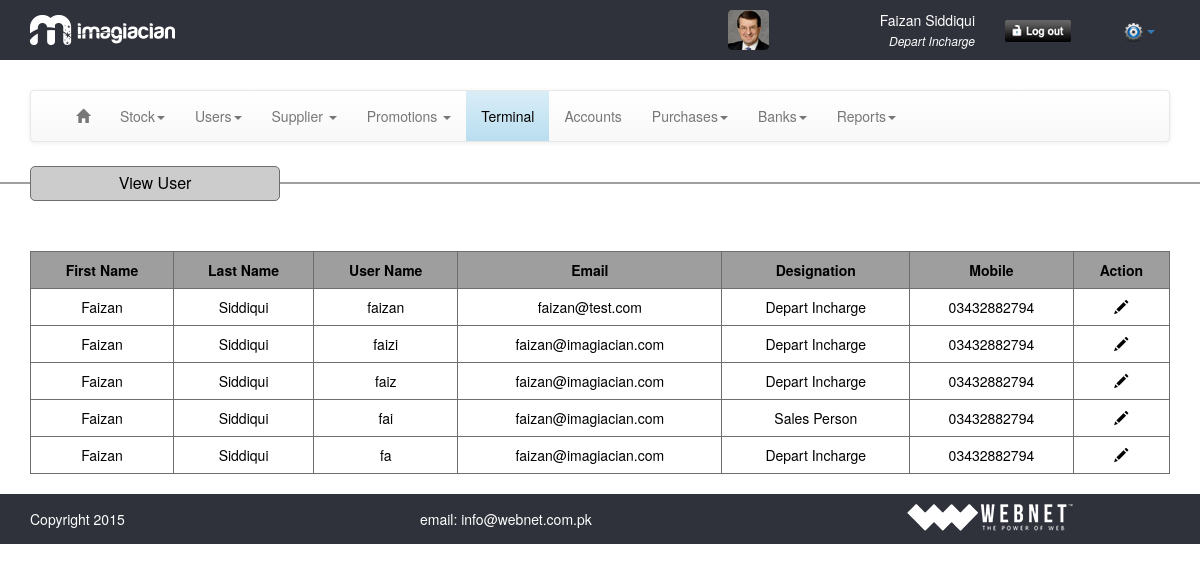
The app's page /view_user.php (signed in), older data.
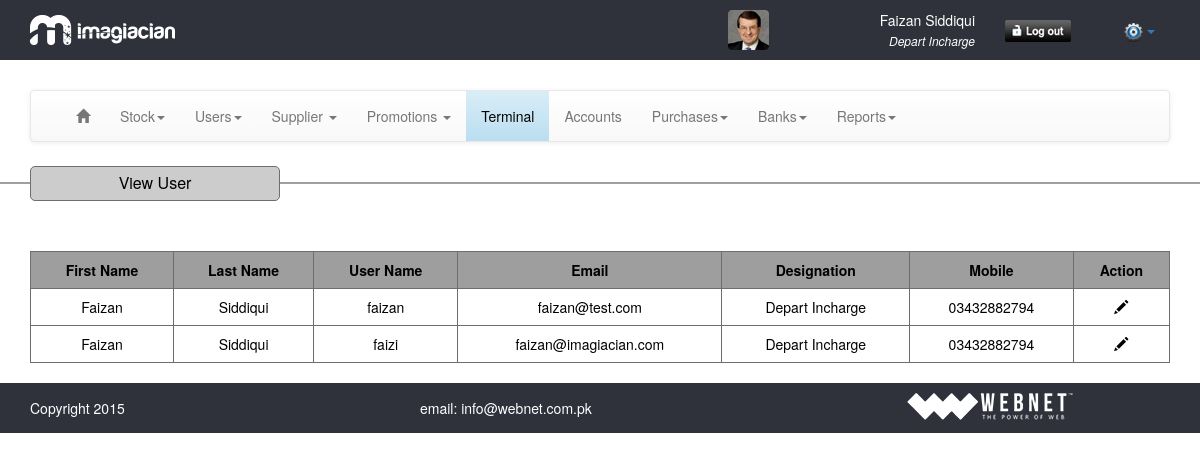
The same page, newer data.
### tables this page shows
CREATE TABLE IF NOT EXISTS `users` (
  `id` int(11) NOT NULL,
  `fname` varchar(32) NOT NULL,
  `lname` varchar(32) NOT NULL,
  `email` varchar(64) NOT NULL,
  `login` varchar(32) NOT NULL,
  `password` varchar(256) NOT NULL,
  `mobile` varchar(32) NOT NULL,
  `phone` varchar(32) NOT NULL,
  `address` varchar(256) NOT NULL,
  `city` varchar(32) NOT NULL,
  `country` varchar(32) NOT NULL,
  `nic` tinytext NOT NULL,
  `dob` varchar(32) NOT NULL,
  `photo` tinytext NOT NULL,
  `designation` varchar(32) NOT NULL,
  `capabilities` tinytext NOT NULL,
  `datetime` timestamp NOT NULL DEFAULT CURRENT_TIMESTAMP
);

### common/class.database.php (called while the page is built, shortened)
<?php
class Database {
    public $_DB;
    public $_query;
    public $_select = array();
    public $_action;
    public $_table;
    public function __construct() {
        try {
            $this->_DB = new PDO('mysql:host=' . DB_HOST . ';dbname=' . DB_NAME, DB_USER, DB_PASS);
            $this->_DB->setAttribute(PDO::ATTR_ERRMODE, PDO::ERRMODE_EXCEPTION);
        } catch (PDOException $e) {
            echo 'ERROR: ' . $e->getMessage();
        }
    }
    public function query($query) {
        try {
            $this->_query = $this->_DB->prepare(filter_var($query, FILTER_SANITIZE_STRING));
            $this->_query->execute();
            $this->_select = array();
        } catch (PDOException $e) {
            $er = $e->errorInfo;
            echo '<p style="font-family:arial; background:#F00; position:absolute; z-index:10000; color:#FFF; padding:5px;">ERROR: ' . $er[2] . '</p>';
        }
    }
    public function build_query() {
        $query = $this->_action;
        if ($this->_action == 'SELECT') {
            if (!empty($this->_select)) {
                foreach ($this->_select as $column_name => $name) {
                    $query .=' ' . $column_name . ' as ' . $name . ', ';
                }
            } else {
                $query .= ' *';
            }
            $query = rtrim($query, ', ');
        }
        if ($this->_action != 'UPDATE' && $this->_action != 'INSERT') {
            $query .= ' FROM ';
        }
        $query .= $this->_table;
        $this->query($query);
    }
    public function all_results($fetch_type = PDO::FETCH_OBJ) {
        return $this->_query->fetchAll($fetch_type);
    }
    public function from($table_name, $num_rows = NULL) {
        $this->_action = 'SELECT';
        $this->_table = $table_name;
        $this->build_query();
    }
}

### classes/class.user.php (called while the page is built, shortened)
<?php
class user extends database
{
	private $table_name;
	function __construct(){
		$this->table_name = 'users';
	}
	public function get_users($ID = NULL)
	{
		$this->from($this->table_name);
		return $this->all_results();
	}
}
 ?>

### view_user.php (the view, shortened to what this page needs)
<?php require_once 'header.php'; ?>
<section>
	<hr/>
	<div class="container">
		<div class="row">
			<div class="tableHeading">
				<p class="nomargin alignCenter">View User</p>
			</div>
			<div class="col-md-12">
				<?php
				$user = new user();
				$results = $user->get_users();
				if ($results) {
				?>
				<table border="1" cellpadding="0" cellspacing="0" class="table table-hover tableView">
					<tr>
						<th>First Name</th>
						<th>Last Name</th>
						<th>User Name</th>
						<th>Email</th>
						<th>Designation</th>
						<th>Mobile</th>
						<th>Action</th>
					</tr>
						<?php
						foreach($results as $res){
						$designation = $res->designation;
						echo '<tr>';
						echo '<td>'. $res->fname .'</td>';
						echo '<td>'. $res->lname .'</td>';
						echo '<td>'. $res->login .'</td>';
						echo '<td>'. $res->email.'</td>';
						echo '<td style="text-transform: capitalize;">'. str_replace("_"," ","$designation") .'</td>';
						echo '<td>'. $res->mobile .'</td>';
						echo '<td class="alignCenter"><a href="add_user.php?id='.$res->id.'"><span class="glyphicon glyphicon-pencil"></span></a></td>';
						echo '</tr>';
						}
						?>
				</table>
				<?php
				}else{
					echo 'Error';
				}
				?>
			</div>
</section>
<?php require_once 'footer.php'; ?>

Row changes from the older to the newer data that the page shows:
removed users: fname "Faizan", lname "Siddiqui", login "faiz", email "faizan@imagiacian.com", designation "Depart Incharge", mobile "03432882794"
removed users: fname "Faizan", lname "Siddiqui", login "fai", email "faizan@imagiacian.com", designation "Sales Person", mobile "03432882794"
removed users: fname "Faizan", lname "Siddiqui", login "fa", email "faizan@imagiacian.com", designation "Depart Incharge", mobile "03432882794"
